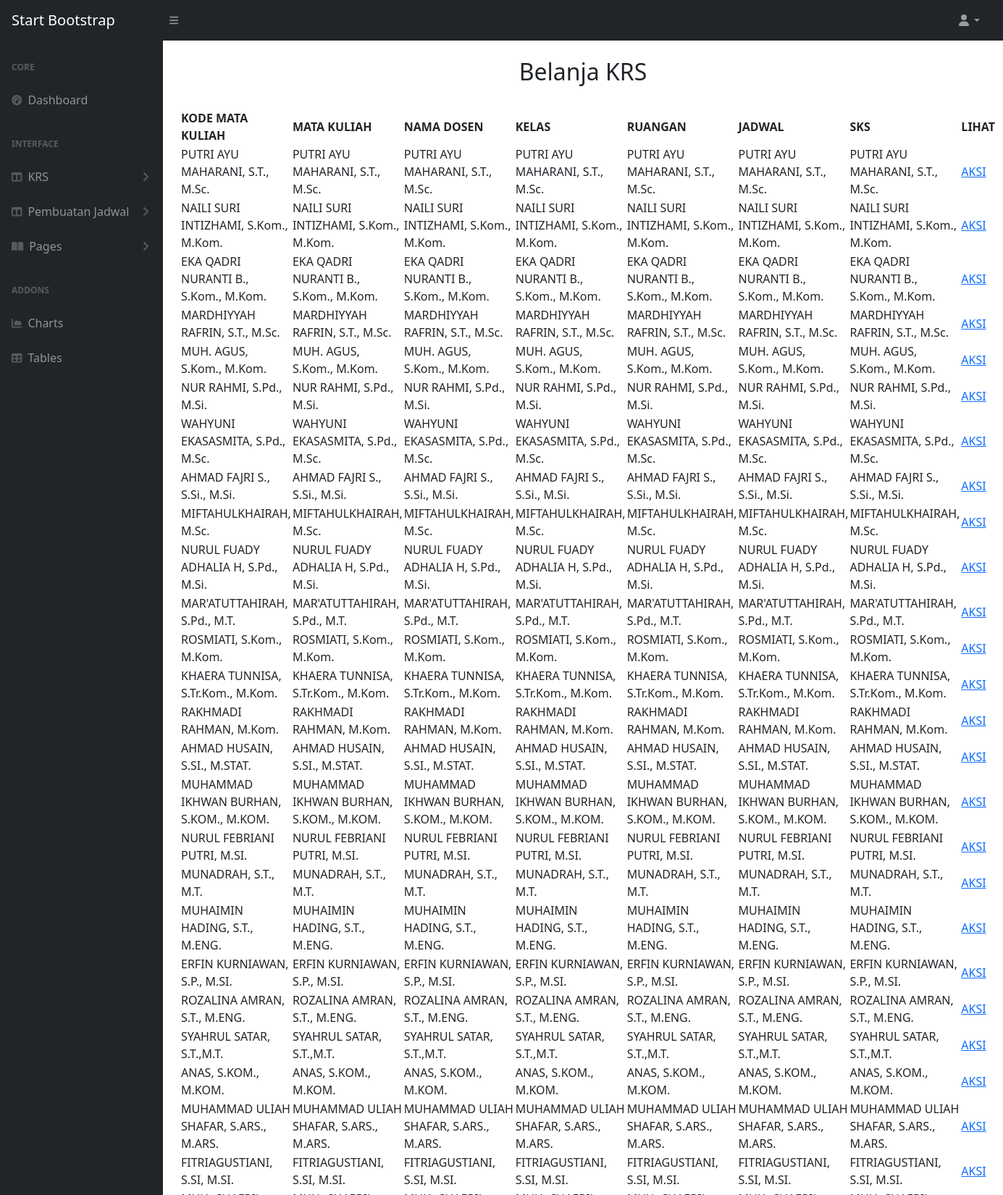
/BelanjaKRS.php (upper part), run on the app's committed database.
### tables this page shows
CREATE TABLE `dosen` (
  `dosen_id` int(11) NOT NULL,
  `nama_dosen` varchar(255) NOT NULL,
  `nip` varchar(20) NOT NULL
);

### BelanjaKRS.php (the view, shortened to what this page needs)
<?php
$host = "localhost";
$user = "root";
$pass = "";
$db = "penjadwalan2";
$conn = new mysqli($host, $user, $pass, $db);
$result = $conn->query("SELECT * FROM dosen");
?>
<!DOCTYPE html>
<html lang="en">
    <head>
        <link href="css/styles.css" rel="stylesheet" />
        <link href="css/dosen.css" rel="stylesheet" />
    </head>
    <body>
        <nav class="sb-topnav navbar navbar-expand navbar-dark bg-dark">
            <a class="navbar-brand ps-3" href="index.html">Start Bootstrap</a>
            <button class="btn btn-link btn-sm order-1 order-lg-0 me-4 me-lg-0" id="sidebarToggle" href="#!"><i class="fas fa-bars"></i></button>
            <ul class="navbar-nav ms-auto ms-md-0 me-3 me-lg-4">
                <li class="nav-item dropdown">
                    <a class="nav-link dropdown-toggle" id="navbarDropdown" href="#" role="button" data-bs-toggle="dropdown" aria-expanded="false"><i class="fas fa-user fa-fw"></i></a>
                </li>
            </ul>
        </nav>
        <div id="layoutSidenav">
            <div id="layoutSidenav_nav">
                <nav class="sb-sidenav accordion sb-sidenav-dark" id="sidenavAccordion">
                    <div class="sb-sidenav-menu">
                        <div class="nav">
                            <div class="sb-sidenav-menu-heading">Core</div>
                            <a class="nav-link" href="index.html">
                                <div class="sb-nav-link-icon"><i class="fas fa-tachometer-alt"></i></div>
                                Dashboard
                            </a>
                            <div class="sb-sidenav-menu-heading">Interface</div>
                            <a class="nav-link collapsed" href="#" data-bs-toggle="collapse" data-bs-target="#collapseLayouts" aria-expanded="false" aria-controls="collapseLayouts">
                                <div class="sb-nav-link-icon"><i class="fas fa-columns"></i></div>
                                KRS
                                <div class="sb-sidenav-collapse-arrow"><i class="fas fa-angle-down"></i></div>
                            </a>
                            <a class="nav-link collapsed" href="#" data-bs-toggle="collapse" data-bs-target="#collapseLayouts" aria-expanded="false" aria-controls="collapseLayouts">
                                <div class="sb-nav-link-icon"><i class="fas fa-columns"></i></div>
                                Pembuatan Jadwal
                                <div class="sb-sidenav-collapse-arrow"><i class="fas fa-angle-down"></i></div>
                            </a>
                            <a class="nav-link collapsed" href="#" data-bs-toggle="collapse" data-bs-target="#collapsePages" aria-expanded="false" aria-controls="collapsePages">
                                <div class="sb-nav-link-icon"><i class="fas fa-book-open"></i></div>
                                Pages
                                <div class="sb-sidenav-collapse-arrow"><i class="fas fa-angle-down"></i></div>
                            </a>
                            <div class="sb-sidenav-menu-heading">Addons</div>
                            <a class="nav-link" href="charts.html">
                                <div class="sb-nav-link-icon"><i class="fas fa-chart-area"></i></div>
                                Charts
                            </a>
                            <a class="nav-link" href="tables.html">
                                <div class="sb-nav-link-icon"><i class="fas fa-table"></i></div>
                                Tables
                            </a>
                        </div>
                    </div>
                </nav>
            </div>
            <div id="layoutSidenav_content">
                <main>
                    <div class="container-fluid px-4">
                        <form method="POST">
                        <br>
                        <center><h2>Belanja KRS</h2></center><br>
                        <table>
                            <thead>
                                <tr>
                                    <th>KODE MATA KULIAH</th>
                                    <th>MATA KULIAH</th>
                                    <th>NAMA DOSEN</th>
                                    <th>KELAS</th>
                                    <th>RUANGAN</th>
                                    <th>JADWAL</th>
                                    <th>SKS</th>
                                    <th>LIHAT</th>
                                </tr>
                            </thead>
                            <tbody>
                                <?php while ($row = $result->fetch_assoc()) { ?>
                                <tr>
                                    <td data-label="Nama Dosen"><?php echo $row['nama_dosen']; ?></td>
                                    <td data-label="Nama Dosen"><?php echo $row['nama_dosen']; ?></td>
                                    <td data-label="Nama Dosen"><?php echo $row['nama_dosen']; ?></td>
                                    <td data-label="Nama Dosen"><?php echo $row['nama_dosen']; ?></td>
                                    <td data-label="Nama Dosen"><?php echo $row['nama_dosen']; ?></td>
                                    <td data-label="Nama Dosen"><?php echo $row['nama_dosen']; ?></td>
                                    <td data-label="Nama Dosen"><?php echo $row['nama_dosen']; ?></td>
                                    <td data-label="Aksi">
                                        <a href="edit_dosen.php?id=<?php echo $row['dosen_id']; ?>">AKSI</a>
                                    </td>
                                </tr>
                                <?php } ?>
                            </tbody>
                        </table><br>
                    </div>
                </main>
            </div>
        </div>
    </body>
</html>

### data on the page
dosen: nama_dosen "PUTRI AYU MAHARANI, S.T., M.Sc."
dosen: nama_dosen "NAILI SURI INTIZHAMI, S.Kom., M.Kom."
dosen: nama_dosen "EKA QADRI NURANTI B., S.Kom., M.Kom."
dosen: nama_dosen "MARDHIYYAH RAFRIN, S.T., M.Sc."
dosen: nama_dosen "MUH. AGUS, S.Kom., M.Kom."
dosen: nama_dosen "NUR RAHMI, S.Pd., M.Si."
dosen: nama_dosen "WAHYUNI EKASASMITA, S.Pd., M.Sc."
dosen: nama_dosen "AHMAD FAJRI S., S.Si., M.Si."
dosen: nama_dosen "MIFTAHULKHAIRAH, M.Sc."
dosen: nama_dosen "NURUL FUADY ADHALIA H, S.Pd., M.Si."
dosen: nama_dosen "MAR'ATUTTAHIRAH, S.Pd., M.T."
dosen: nama_dosen "ROSMIATI, S.Kom., M.Kom."
dosen: nama_dosen "KHAERA TUNNISA, S.Tr.Kom., M.Kom."
dosen: nama_dosen "RAKHMADI RAHMAN, M.Kom."
dosen: nama_dosen "AHMAD HUSAIN, S.SI., M.STAT."
dosen: nama_dosen "MUHAMMAD IKHWAN BURHAN, S.KOM., M.KOM."
dosen: nama_dosen "NURUL FEBRIANI PUTRI, M.SI."
dosen: nama_dosen "MUNADRAH, S.T., M.T."
dosen: nama_dosen "MUHAIMIN HADING, S.T., M.ENG."
dosen: nama_dosen "ERFIN KURNIAWAN, S.P., M.SI."
dosen: nama_dosen "ROZALINA AMRAN, S.T., M.ENG."
dosen: nama_dosen "SYAHRUL SATAR, S.T.,M.T."
dosen: nama_dosen "ANAS, S.KOM., M.KOM."
dosen: nama_dosen "MUHAMMAD ULIAH SHAFAR, S.ARS., M.ARS."
dosen: nama_dosen "FITRIAGUSTIANI, S.SI, M.SI."
